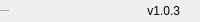
     <widget class="QFrame" name="bottomBar">
      <property name="minimumSize">
       <size>
        <width>0</width>
        <height>22</height>
       </size>
      </property>
      <property name="maximumSize">
       <size>
        <width>16777215</width>
        <height>22</height>
       </size>
      </property>
      <property name="styleSheet">
       <string notr="true"/>
      </property>
      <property name="frameShape">
       <enum>QFrame::NoFrame</enum>
      </property>
      <property name="frameShadow">
       <enum>QFrame::Raised</enum>
      </property>
      <layout class="QHBoxLayout" name="horizontalLayout_49">
       <property name="spacing">
        <number>0</number>
       </property>
       <property name="leftMargin">
        <number>0</number>
       </property>
       <property name="topMargin">
        <number>0</number>
       </property>
       <property name="rightMargin">
        <number>0</number>
       </property>
       <property name="bottomMargin">
        <number>0</number>
       </property>
       <item>
        <widget class="QLabel" name="creditsLabel">
         <property name="maximumSize">
          <size>
           <width>16777215</width>
           <height>16</height>
          </size>
         </property>
         <property name="font">
          <font>
           <family>Segoe UI</family>
           <pointsize>-1</pointsize>
           <italic>false</italic>
           <bold>false</bold>
          </font>
         </property>
         <property name="text">
          <string>By: NCEPU-bj-iDeal</string>
         </property>
         <property name="alignment">
          <set>Qt::AlignLeading|Qt::AlignLeft|Qt::AlignVCenter</set>
         </property>
        </widget>
       </item>
       <item>
        <widget class="QLabel" name="version">
         <property name="text">
          <string>v1.0.3</string>
         </property>
         <property name="alignment">
          <set>Qt::AlignRight|Qt::AlignTrailing|Qt::AlignVCenter</set>
         </property>
        </widget>
       </item>
       <item>
        <widget class="QFrame" name="frame_size_grip">
         <property name="minimumSize">
          <size>
           <width>20</width>
           <height>0</height>
          </size>
         </property>
         <property name="maximumSize">
          <size>
           <width>20</width>
           <height>16777215</height>
          </size>
         </property>
         <property name="frameShape">
          <enum>QFrame::NoFrame</enum>
         </property>
         <property name="frameShadow">
          <enum>QFrame::Raised</enum>
         </property>
        </widget>
       </item>
      </layout>
     </widget>
